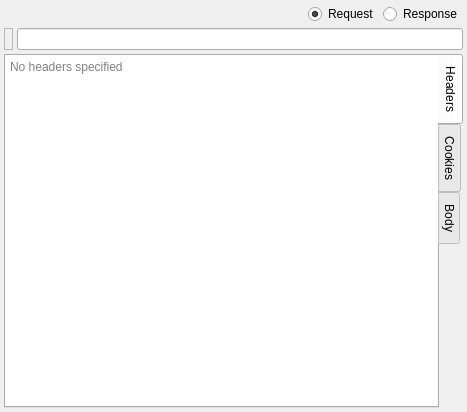
<?xml version="1.0" encoding="UTF-8"?>
<ui version="4.0">
 <class>ResultForm</class>
 <widget class="QWidget" name="ResultForm">
  <property name="geometry">
   <rect>
    <x>0</x>
    <y>0</y>
    <width>467</width>
    <height>412</height>
   </rect>
  </property>
  <property name="windowTitle">
   <string>Form</string>
  </property>
  <layout class="QVBoxLayout" name="verticalLayout">
   <property name="spacing">
    <number>4</number>
   </property>
   <property name="leftMargin">
    <number>4</number>
   </property>
   <property name="topMargin">
    <number>4</number>
   </property>
   <property name="rightMargin">
    <number>4</number>
   </property>
   <property name="bottomMargin">
    <number>4</number>
   </property>
   <item>
    <layout class="QHBoxLayout" name="horizontalLayout">
     <item>
      <spacer name="horizontalSpacer">
       <property name="orientation">
        <enum>Qt::Horizontal</enum>
       </property>
       <property name="sizeHint" stdset="0">
        <size>
         <width>40</width>
         <height>20</height>
        </size>
       </property>
      </spacer>
     </item>
     <item>
      <widget class="QRadioButton" name="requestRadio">
       <property name="text">
        <string>Request</string>
       </property>
       <property name="checked">
        <bool>true</bool>
       </property>
      </widget>
     </item>
     <item>
      <widget class="QRadioButton" name="responseRadio">
       <property name="text">
        <string>Response</string>
       </property>
      </widget>
     </item>
    </layout>
   </item>
   <item>
    <widget class="QWidget" name="requestWidget" native="true">
     <layout class="QHBoxLayout" name="horizontalLayout_4">
      <property name="spacing">
       <number>4</number>
      </property>
      <property name="leftMargin">
       <number>0</number>
      </property>
      <property name="topMargin">
       <number>0</number>
      </property>
      <property name="rightMargin">
       <number>0</number>
      </property>
      <property name="bottomMargin">
       <number>0</number>
      </property>
      <item>
       <widget class="QLabel" name="methodLabel">
        <property name="font">
         <font>
          <weight>75</weight>
          <bold>true</bold>
         </font>
        </property>
        <property name="frameShape">
         <enum>QFrame::StyledPanel</enum>
        </property>
        <property name="text">
         <string/>
        </property>
       </widget>
      </item>
      <item>
       <widget class="QLineEdit" name="urlEdit">
        <property name="readOnly">
         <bool>true</bool>
        </property>
       </widget>
      </item>
     </layout>
    </widget>
   </item>
   <item>
    <widget class="QTabWidget" name="tabWidget">
     <property name="tabPosition">
      <enum>QTabWidget::East</enum>
     </property>
     <property name="currentIndex">
      <number>0</number>
     </property>
     <widget class="QWidget" name="headersTab">
      <attribute name="title">
       <string>Headers</string>
      </attribute>
      <layout class="QVBoxLayout" name="verticalLayout_3">
       <property name="leftMargin">
        <number>0</number>
       </property>
       <property name="topMargin">
        <number>0</number>
       </property>
       <property name="rightMargin">
        <number>0</number>
       </property>
       <property name="bottomMargin">
        <number>0</number>
       </property>
       <item>
        <widget class="QTextBrowser" name="headersText">
         <property name="frameShape">
          <enum>QFrame::NoFrame</enum>
         </property>
         <property name="placeholderText">
          <string>No headers specified</string>
         </property>
        </widget>
       </item>
      </layout>
     </widget>
     <widget class="QWidget" name="cookiesTab">
      <attribute name="title">
       <string>Cookies</string>
      </attribute>
      <layout class="QVBoxLayout" name="verticalLayout_2">
       <property name="leftMargin">
        <number>0</number>
       </property>
       <property name="topMargin">
        <number>0</number>
       </property>
       <property name="rightMargin">
        <number>0</number>
       </property>
       <property name="bottomMargin">
        <number>0</number>
       </property>
       <item>
        <widget class="QTextBrowser" name="cookiesText">
         <property name="frameShape">
          <enum>QFrame::NoFrame</enum>
         </property>
        </widget>
       </item>
      </layout>
     </widget>
     <widget class="QWidget" name="bodyTab">
      <attribute name="title">
       <string>Body</string>
      </attribute>
      <layout class="QVBoxLayout" name="verticalLayout_4">
       <property name="spacing">
        <number>4</number>
       </property>
       <property name="leftMargin">
        <number>0</number>
       </property>
       <property name="topMargin">
        <number>0</number>
       </property>
       <property name="rightMargin">
        <number>0</number>
       </property>
       <property name="bottomMargin">
        <number>0</number>
       </property>
       <item>
        <layout class="QHBoxLayout" name="horizontalLayout_2">
         <property name="spacing">
          <number>2</number>
         </property>
         <property name="leftMargin">
          <number>4</number>
         </property>
         <property name="topMargin">
          <number>4</number>
         </property>
         <property name="rightMargin">
          <number>0</number>
         </property>
         <property name="bottomMargin">
          <number>0</number>
         </property>
         <item>
          <widget class="QLabel" name="label">
           <property name="text">
            <string>Encoding:</string>
           </property>
          </widget>
         </item>
         <item>
          <widget class="QComboBox" name="encodingCBox">
           <property name="editable">
            <bool>true</bool>
           </property>
          </widget>
         </item>
         <item>
          <spacer name="horizontalSpacer_3">
           <property name="orientation">
            <enum>Qt::Horizontal</enum>
           </property>
           <property name="sizeHint" stdset="0">
            <size>
             <width>40</width>
             <height>20</height>
            </size>
           </property>
          </spacer>
         </item>
        </layout>
       </item>
       <item>
        <widget class="QPlainTextEdit" name="bodyText">
         <property name="styleSheet">
          <string notr="true">border-top: 1px dotted grey</string>
         </property>
         <property name="frameShape">
          <enum>QFrame::NoFrame</enum>
         </property>
         <property name="readOnly">
          <bool>true</bool>
         </property>
        </widget>
       </item>
       <item>
        <layout class="QHBoxLayout" name="horizontalLayout_5">
         <item>
          <widget class="QToolButton" name="toolButton_3">
           <property name="text">
            <string>Open</string>
           </property>
          </widget>
         </item>
         <item>
          <widget class="QToolButton" name="toolButton">
           <property name="text">
            <string>Open with...</string>
           </property>
          </widget>
         </item>
         <item>
          <widget class="QToolButton" name="toolButton_2">
           <property name="text">
            <string>Save as...</string>
           </property>
          </widget>
         </item>
         <item>
          <spacer name="horizontalSpacer_4">
           <property name="orientation">
            <enum>Qt::Horizontal</enum>
           </property>
           <property name="sizeHint" stdset="0">
            <size>
             <width>40</width>
             <height>20</height>
            </size>
           </property>
          </spacer>
         </item>
        </layout>
       </item>
      </layout>
     </widget>
    </widget>
   </item>
  </layout>
 </widget>
 <resources/>
 <connections/>
</ui>
